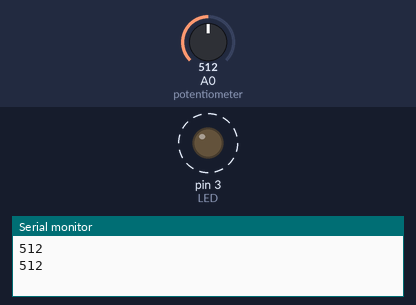
Recording of a sketch running on a simulated Arduino Uno, built with avr-gcc and run on an emulated ATmega328P. Shown: output pins drawn as LEDs (lit = HIGH), the last lines printed to the serial monitor. Dashed ring = blinking. Inputs (shaded band) come from the test bench; at power-on: A0 (potentiometer) = 512.

Above: at 1.8 s.
1.9 s: A0 (potentiometer) set to 306
At 2.2 s:
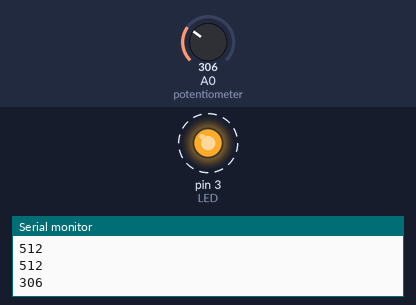
5.4 s: A0 (potentiometer) set to 122
At 5.56 s:
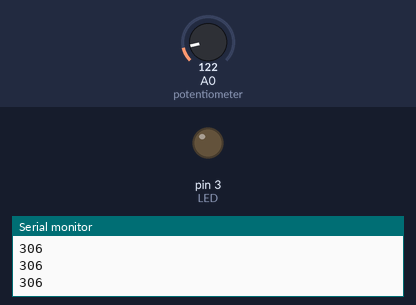
Timing chart, 0 to 14.9 s (numbered marks = the images above; inputs shaded):
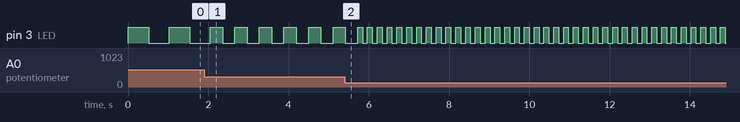

Measured:
- after the input at 1.9 s, pin 3 (LED): alternates HIGH for 0.31 s and LOW for 0.31 s, starting after 0.46 s
- by itself, pin 3 (LED): alternates HIGH for 0.51 s and LOW for 0.51 s

The sketch:

_____3_LED_________.ino
```cpp
int potentiometer = A0; //A0 핀을 potentiometer로 변수 설정
int LED = 3; //3번 핀을 LED로 변수 설정

void setup() {
  pinMode(LED, OUTPUT); //LED를 출력모드로 설정
  //아날로그핀은 입력핀이 기본이므로 pinMode를 설정할 필요가 없습니다.
  Serial.begin(9600);
}

void loop() {
  int DelayTime = analogRead(potentiometer);
  //potentiometer을 통해 받는 값(가변저항)을 DelayTime이라는 변수로 설정
  Serial.println(DelayTime); //시리얼모니터에 DelayTime값을 출력 후 줄바꿈
  digitalWrite(LED, HIGH);
  delay(DelayTime); //LED가 켜지고 기다리는 시간을 DelayTime만큼으로 함
  digitalWrite(LED, LOW);
  delay(DelayTime); //LED가 꺼지고 기다리는 시간을 DelayTime만큼으로 함
}

/* 가변저항의 다이얼을 돌려 저항을 작게 할수록 DelayTime이 작아집니다.
  이때 LED가 어떻게 될지 먼저 생각해보고 코드를 실행해봅시다. */
```
